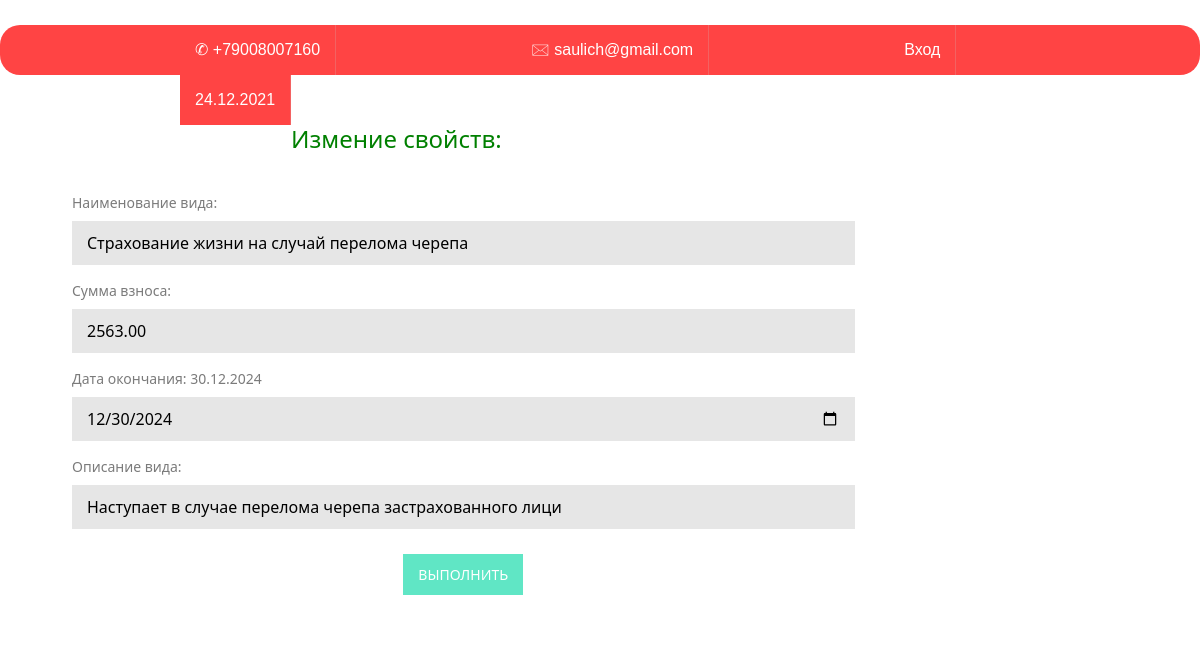
Screenshot of /edit_view.html/3 with the database file from the repository.
### firstapp/models.py (models this page shows, shortened)
class TypeOfInsurance(models.Model):
    сontract_time = models.DateTimeField()
    Name_view = models.CharField(max_length=150)
    Description_view = models.TextField(blank=True)
    percentage_of_insurance_premium = models.DecimalField(max_digits=20, decimal_places=2)

### firstapp/views.py (the view, shortened to what this page needs)
# urls.py: path('edit_view.html/<int:id>', EditViewPage.as_view()),
class EditViewPage(View):
    def get(self, request, id):
        infoview  = get_info_view(id);
        context = {
            'infoview': infoview
            }
        return render(request, 'edit_view.html', context=context)

### firstapp/basa.py (called while the page is built)
def get_info_view(id):
    rez= TypeOfInsurance.objects.filter(id = id)
    return rez

### firstapp/templates/edit_view.html (shortened to what this page needs)
{% extends 'layout.html'%}
{% block content%}
 <div class="container">
     <h1>Измение свойств: </h1>
     <form method="post" action="">
        {% for info in infoview %}
         <div>
             <label for="surname">Наименование вида: </label>
             <input type="text" name="nameView" value="{{info.Name_view}}"  required>
         </div>
         <div>
             <label for="surname">Сумма взноса: </label>
             <input type="text" name="percentage_of_insurance_premium" value="{{info.percentage_of_insurance_premium}}"  required>
         </div>
         <div>
             <label for="patronymic">Дата окончания: {{info.сontract_time|date:"d.m.Y"}}</label>
             <input type="date" name="сontract_time" value="{{info.сontract_time|date:'Y-m-d'}}" required>
         </div>
         <div>
             <label for="name">Описание вида:</label>
           <input type="text" rows="10" cols="45" name="Description_view" value="{{info.Description_view}}">
         </div>
    {% endfor %}
     <button type="submit">Выполнить</button>
     </form>
 </div>
{% endblock %}

### firstapp/static/CSS/index.css (style rules this page uses)
h1 { color:Green; margin-button:50px; }

### firstapp/static/CSS/registration.css (style rules this page uses)
form { background: white; float: left; width: calc(97% - 240px); padding: 30px; border-radius: 0 20px 20px 0; color: #7b7b7b; }
.form-wrap:after, form div:after { content: ""; display: table; clear: both; }
form div { margin-bottom: 15px; position: relative; }
h1 { font-size: 24px; font-weight: 400; position: relative; margin-top: 50px; }
h1:after { font-size: 40px; font-family: FontAwesome; position: absolute; top: 50px; left: 50%; transform: translateX(-50%); }
label, span { display: block; font-size: 14px; margin-bottom: 8px; }
input[type="text"], input[type="email"], input[type="password"],input[type="number"] { width: 100%; padding: 10px 15px; border-width: 0; background: #e6e6e6; outline: none; margin: 0; }
input[type="date"] { width: 100%; padding: 10px 15px; border-width: 0; background: #e6e6e6; outline: none; margin: 0; }
button { padding: 10px 0; border-width: 0; display: block; width: 120px; margin: 25px auto 0; background: #60e6c5; color: white; font-size: 14px; outline: none; text-transform: uppercase; }

### rows the page displays
TypeOfInsurance: nameView "Страхование жизни на случай перелома черепа", percentage_of_insurance_premium "2563.00", сontract_time "30.12.2024", сontract_time "12/30/2024", Description_view "Наступает в случае перелома черепа застрахованного лици"
